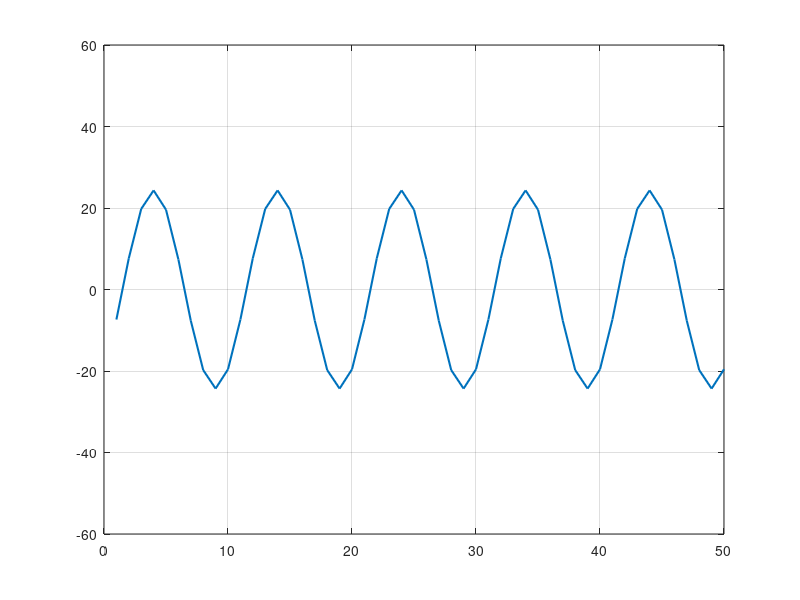

Source code (MATLAB):
% rayleigh_demo
clear all;
close all

% Number of runs; number of multipath components
N=10000;
K=100; 

% Amplitude of multipath components are uniform random
% Phase of multipath components are uniform random
a=rand(N,K);
phi=2*pi*rand(N,K);

% Quadrature components. Notation from class notes. 
X=sum(a.*cos(phi));
Y=sum(a.*sin(phi));
R=sqrt(X.^2+Y.^2);

% Use Distribution Fitting app to demonstrate R is Rayleigh distributed

% Plot below demonstrates different amplitude and phases. 

for t=1:1:50
    sum=0; %initialization for s
    for i=1:N
        sum=sum+a(i)*cos(2*pi*t/10+phi(i));
    end
    s(t)=sum;  %generate signal s(t)
end
t=1:50;
plot(t,s,'linewidth', 1.5);
grid
ylim([-60,60])